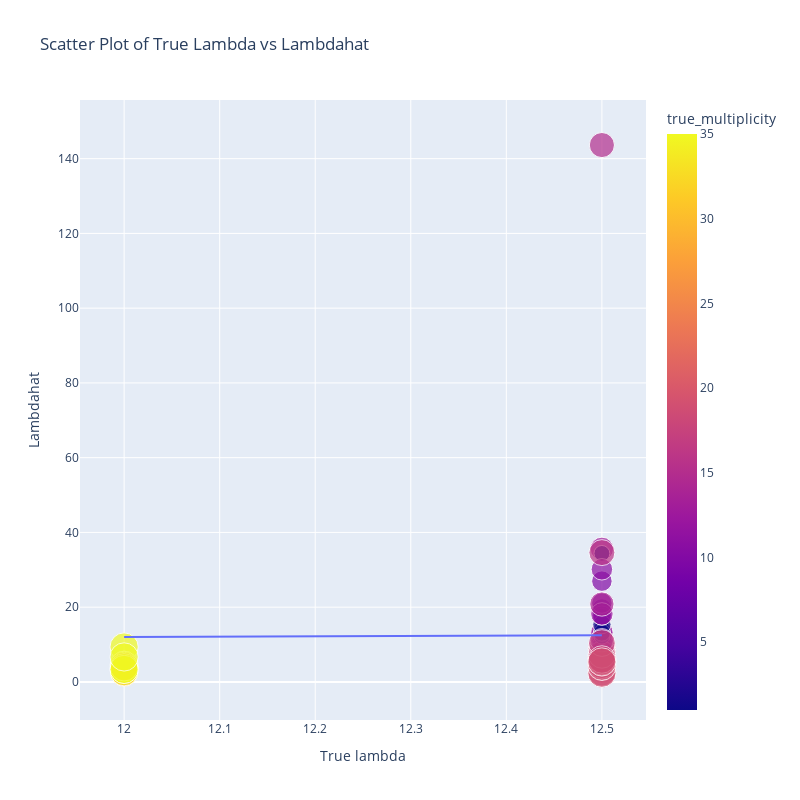

Notebook source saved alongside this figure:
### Code cell
fig = px.scatter(
    df, 
    x="true_lambda", 
    y="lambdahat", 
    color="true_multiplicity",
    # color="avg_width",
    # color="model_dim",
    # color="num_layers",
    size="num_layers",
    # size="true_rank",
    labels={
        "true_lambda": "True lambda",
        "lambdahat": "lambdahat",
        "model_dim": "Model Dimension",
        "num_layers": "Number of Layers",
        "true_rank": "True Rank"
    },
    title="Scatter Plot of True Lambda vs Lambdahat"
)

# Add the y=x line
sorted_true_lambda = sorted(df["true_lambda"])
fig.add_trace(
    px.line(
        x=sorted_true_lambda, 
        y=sorted_true_lambda
    ).data[0]
)

# Update the layout
fig.update_layout(
    xaxis_title="True lambda",
    yaxis_title="Lambdahat",
    legend_title="Legend",
    width=800,
    height=800
)

### Figure 1 — Plotly figure (JSON) as saved in the notebook; plotly's stock layout.template omitted (floating-point values rounded to 4 significant figures; data arrays with more than 128 entries replaced by an {"elided": "..."} marker saying what was removed)
{"data": [{"hovertemplate": "True lambda=%{x}<br>lambdahat=%{y}<br>Number of Layers=%{marker.size}<br>true_multiplicity=%{marker.color}<extra></extra>", "legendgroup": "", "marker": {"color": {"elided": "180 int values"}, "coloraxis": "coloraxis", "size": {"elided": "180 int values"}, "sizemode": "area", "sizeref": 0.0475, "symbol": "circle"}, "mode": "markers", "name": "", "orientation": "v", "showlegend": false, "type": "scatter", "x": {"elided": "180 float values"}, "xaxis": "x", "y": {"elided": "180 float values"}, "yaxis": "y"}, {"hovertemplate": "x=%{x}<br>y=%{y}<extra></extra>", "legendgroup": "", "line": {"color": "#636efa", "dash": "solid"}, "marker": {"symbol": "circle"}, "mode": "lines", "name": "", "orientation": "v", "showlegend": false, "type": "scatter", "x": {"elided": "180 float values"}, "xaxis": "x", "y": {"elided": "180 float values"}, "yaxis": "y"}], "layout": {"coloraxis": {"colorbar": {"title": {"text": "true_multiplicity"}}, "colorscale": [[0, "#0d0887"], [0.1111, "#46039f"], [0.2222, "#7201a8"], [0.3333, "#9c179e"], [0.4444, "#bd3786"], [0.5556, "#d8576b"], [0.6667, "#ed7953"], [0.7778, "#fb9f3a"], [0.8889, "#fdca26"], [1, "#f0f921"]]}, "height": 800, "legend": {"itemsizing": "constant", "title": {"text": "Legend"}, "tracegroupgap": 0}, "title": {"text": "Scatter Plot of True Lambda vs Lambdahat"}, "width": 800, "xaxis": {"anchor": "y", "domain": [0, 1], "title": {"text": "True lambda"}}, "yaxis": {"anchor": "x", "domain": [0, 1], "title": {"text": "Lambdahat"}}}}
